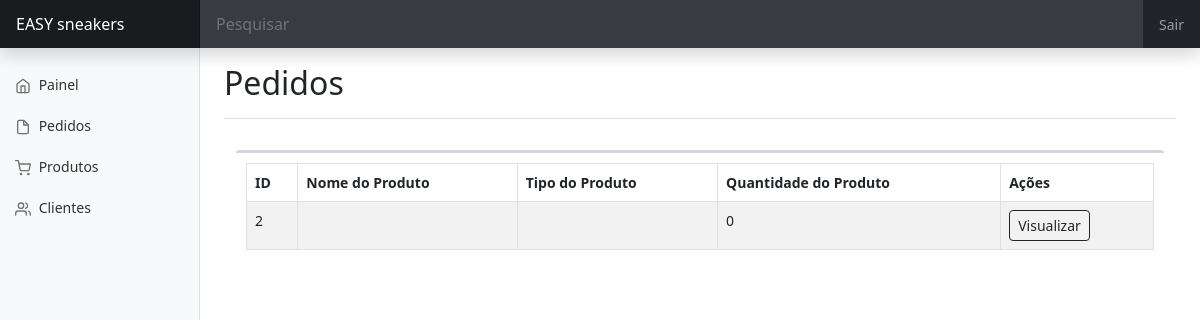
/adm/pedidos.php, run on an earlier commit of the app's database.
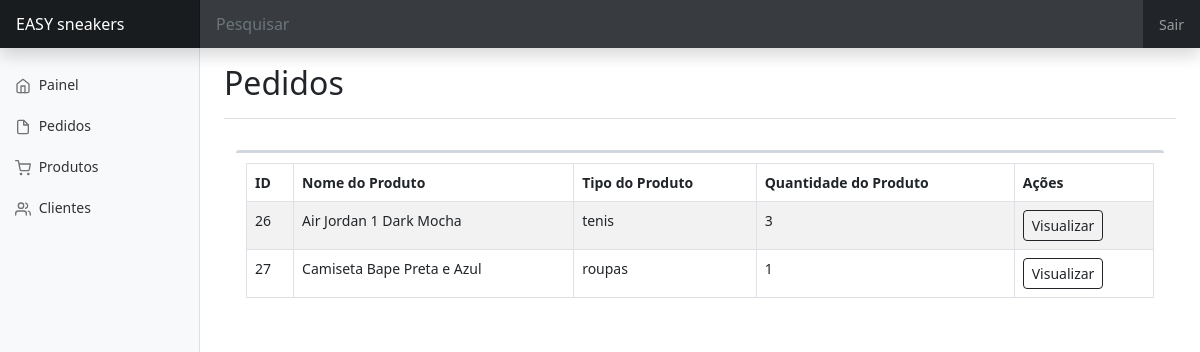
And on a later commit of the database.
### tables this page shows
CREATE TABLE `vendas` (
  `id` int(10) UNSIGNED NOT NULL,
  `nome_prod` varchar(60) NOT NULL,
  `marca_prod` varchar(60) DEFAULT NULL,
  `tamanho_prod` int(11) DEFAULT NULL,
  `tipo_prod` varchar(60) DEFAULT NULL,
  `qnt_prod` int(11) DEFAULT NULL
);

### classes/Vendas.php (called while the page is built, shortened)
<?php
class Venda
{
    public function listar()
    {
        $sql = "SELECT id, nome_prod, tipo_prod, qnt_prod
                FROM vendas
                ORDER BY id";
        $conexao = new PDO('mysql:host=127.0.0.1;dbname=easysneakers', 'root', '');
        $resultado = $conexao->query($sql);
        $lista = $resultado->fetchAll();
        return $lista;
    }
}

### adm/pedidos.php (the view, shortened to what this page needs)
<?php
  require_once '../classes/Vendas.php';
  $venda = new Venda();
  $lista = $venda->listar();
?>
<!doctype html>
<html lang="pt-br">
  <head>
    <link rel="stylesheet" href="../css/adm.css">
    <link href="../assets/dist/css/bootstrap.min.css" rel="stylesheet">
    <link href="dashboard.css" rel="stylesheet">
  </head>
  <body>
<header class="navbar navbar-dark sticky-top bg-dark flex-md-nowrap p-0 shadow">
  <a class="navbar-brand col-md-3 col-lg-2 me-0 px-3 fs-6" href="#">EASY sneakers</a>
  <input class="form-control form-control-dark w-100 rounded-0 border-0" type="text" placeholder="Pesquisar" aria-label="Search">
  <div class="navbar-nav">
    <div class="nav-item text-nowrap">
      <a class="nav-link px-3" href="adm-logout.php">Sair</a>
    </div>
  </div>
</header>
<div class="container-fluid">
  <div class="row">
    <main class="col-md-9 ms-sm-auto col-lg-10 px-md-4">
      <div class="d-flex justify-content-between flex-wrap flex-md-nowrap align-items-center pt-3 pb-2 mb-3 border-bottom">
        <h1 class="h2">Pedidos</h1>
        </div>
        <section class="content container-fluid">
            <div class="row">
                <div class="col-xs-12 col-sm-12">
                    <div class="box">
                        <div class="box-body">
                            <table id="example1" class="table table-bordered table-striped">
                                <thead>
                                <tr>
                                    <th>ID</th>
                                    <th>Nome do Produto</th>
                                    <th>Tipo do Produto</th>
                                    <th>Quantidade do Produto</th>
                                    <th class="acao">Ações</th>
                                </tr>
                                </thead>
                                <tbody>
                                    <?php foreach ($lista as $linha): ?>
                                        <tr>
                                            <td><?php echo $linha['id'] ?></a></td>
                                            <td><?php echo $linha['nome_prod'] ?></a></td>
                                            <td><?php echo $linha['tipo_prod'] ?></a></td>
                                            <td><?php echo $linha['qnt_prod'] ?></a></td>
                                            <td>
                                            <a href="vzprod.php?id=<?php echo $linha['id'] ?>" class="btn btn-sm btn-outline-dark">Visualizar</a>
                                            </td>
                                        </tr>
                                    <?php endforeach ?>
                                </tbody>
                            </table>
                        </div>
                    </div>
                </div>
            </div>
        </section>
    </div>
  </div>
  </body>
</html>

What changed in the data, as far as the page shows it:
removed vendas: id "2", qnt_prod "0"
added vendas: id "26", nome_prod "Air Jordan 1 Dark Mocha", tipo_prod "tenis", qnt_prod "3"
added vendas: id "27", nome_prod "Camiseta Bape Preta e Azul", tipo_prod "roupas", qnt_prod "1"
